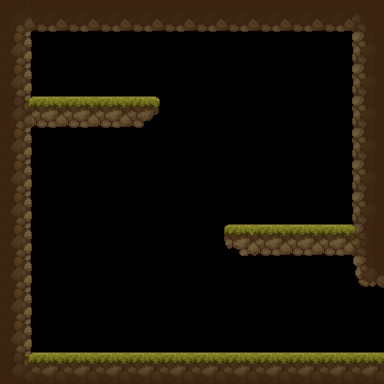

Tiled map render using the project's own tile images. Description and the whole map definition, tile-layer contents included, below:
An orthogonal 12x12 tile map with 32x32 px tiles, 1 tile layer (terrain), 1 hidden layer not drawn.

<map version="1.10" tiledversion="1.11.2" orientation="orthogonal" renderorder="right-down" width="12" height="12" tilewidth="32" tileheight="32" infinite="0" nextlayerid="8" nextobjectid="1">
 <tileset firstgid="1" source="2D-Platformer-Tileset.tsx" />
 <layer id="1" name="prototype" width="12" height="12" visible="0">
  <data encoding="csv">
18,18,18,18,18,18,18,18,18,18,18,18,
18,32,32,32,32,32,32,32,32,32,32,18,
18,32,32,32,32,32,32,32,32,32,32,18,
18,18,18,18,18,32,32,32,32,32,32,18,
18,32,32,32,32,32,32,32,32,32,32,18,
18,32,32,32,32,32,32,32,32,32,32,18,
18,32,32,32,32,32,32,32,32,32,32,18,
18,32,32,32,32,32,32,18,18,18,18,18,
18,32,32,32,32,32,32,32,32,32,32,18,
18,32,32,32,32,32,32,32,32,32,32,32,
18,32,32,32,32,32,32,32,32,32,32,32,
18,18,18,18,18,18,18,18,18,18,18,18
</data>
 </layer>
 <layer id="7" name="terrain" width="12" height="12">
  <properties>
   <property name="unity:sortingLayer" value="Ground" />
  </properties>
  <data encoding="csv">
126,34,34,34,34,34,34,34,34,34,34,215,
19,16,16,16,16,16,16,16,16,16,16,17,
19,16,16,16,16,16,0,0,0,0,16,17,
217,194,194,194,252,16,0,0,0,0,16,17,
19,16,16,16,16,16,0,0,0,0,16,17,
19,16,0,0,0,0,0,0,0,0,16,17,
19,16,0,0,0,0,16,16,16,16,16,17,
19,16,0,0,0,0,16,55,194,194,194,91,
19,16,0,0,0,0,16,16,16,16,16,254,
19,16,0,0,0,0,0,0,0,0,0,16,
19,16,16,16,16,16,16,16,16,16,16,16,
94,2,2,2,2,2,2,2,2,2,2,2
</data>
 </layer>
</map>
